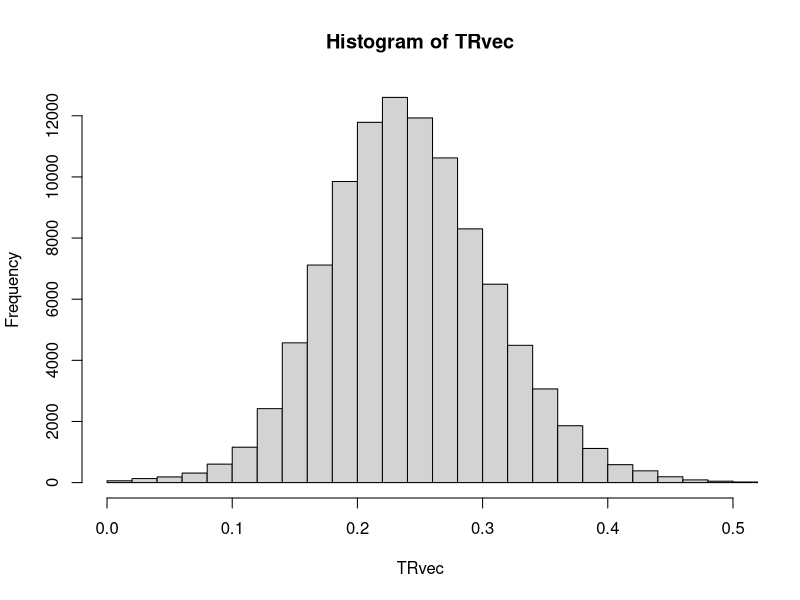

Reproduce this figure in R.
library(tseries)
nobs=125
trials=100000
TRvec=vector(mode="numeric",length=trials)
H=ceiling(nobs^0.25)      #+2 Option?
a=0.5

alpha=0.7
sig=1.0
p1ft=0.145
p2ft=0.145
p13pt=0.1211
p23pt=0.1211
p12pt=0.269
p22pt=0.269
p1make=p13pt+p12pt+p1ft
p2make=p13pt+p12pt+p1ft


for(j in 1:trials){
  eps<-c(sig*rnorm(nobs))
  ran1<-(runif(nobs, min = 0, max = 1))
  ran2<-(runif(nobs, min = 0, max = 1))
  mar<-c(1:nobs)*0
  score1<-c(1:nobs)*0
  score2<-c(1:nobs)*0
  for(k in 2:nobs){
    if (mar[k-1]>0) {alpha1=alpha} & {alpha2=1
    } else {alpha1=1} & {alpha2=alpha
    }
    
    if (ran1[k]<1-alpha1*p1make) {score1[k]=0
    } else if (ran1[k]<1-alpha1*p1make+alpha1*p12pt) {score1[k]=2
    } else if (ran1[k]<1-alpha1*p1make+alpha1*p13pt) {score1[k]=3
    } else {score1[k]=1
    }
    if (ran2[k]<1-alpha2*p2make) {score2[k]=0
    } else if (ran2[k]<1-alpha2*p2make+alpha2*p22pt) {score2[k]=2
    } else if (ran2[k]<1-alpha2*p2make+alpha2*p23pt) {score2[k]=3
    } else {score2[k]=1
    }
    mar[k]=mar[k-1]+score1[k]-score2[k] 
    
  }


  Y<-a/(a+mar^2)
  rjlist<-acf(Y,lag.max=10,type="covariance",plot="False",demean="True")
  rj<-rjlist$acf
  w=c(1-(1:H)/(H+1))
  TRvec[j]<-rj[1]+2*sum(rj[2:(H+1)]*w[1:H])
}

hist(TRvec,breaks=40,xlim=c(0,0.5))
quantile(TRvec, probs=c(0.05,0.1,0.5,0.9,0.95))

